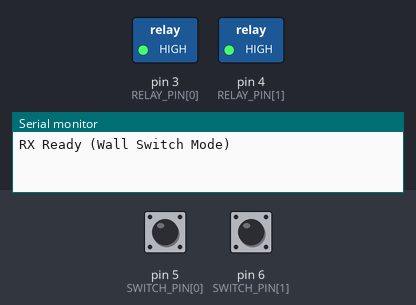
Bench run of a sketch on a simulated Arduino Uno, built with avr-gcc and run on an emulated ATmega328P. On the bench: switched loads named in the sketch (green lamp = pin HIGH), the last lines printed to the serial monitor. Inputs (shaded band) come from the test bench; at power-on: pin 5 (SWITCH_PIN[0]) HIGH, pin 6 (SWITCH_PIN[1]) HIGH. EEPROM starts erased; no radio packets arrive unless stated.

Above: at 1.2 s.
1.3 s: pin 5 (SWITCH_PIN[0]) pulled LOW for 0.15 s
At 1.42 s:
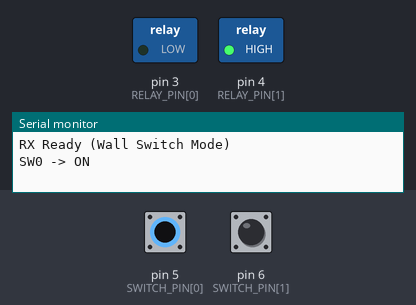
2.9 s: pin 6 (SWITCH_PIN[1]) pulled LOW for 0.15 s
At 3.02 s:
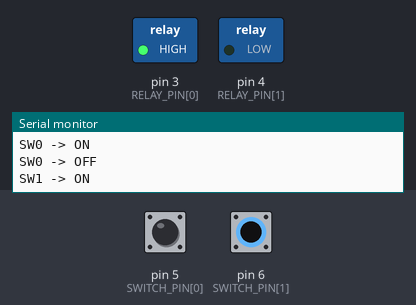
6.5 s: pin 5 (SWITCH_PIN[0]) pulled LOW for 3.2 s
At 10.3 s:
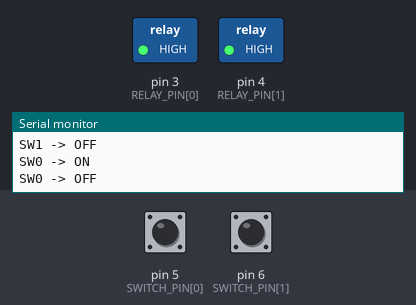
11.2 s: pin 6 (SWITCH_PIN[1]) pulled LOW for 3.2 s
At 12.5 s:
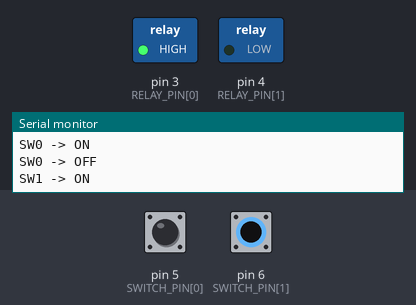
15.9 s: pin 5 (SWITCH_PIN[0]) driven LOW and pin 6 (SWITCH_PIN[1]) driven LOW
At 16.2 s:
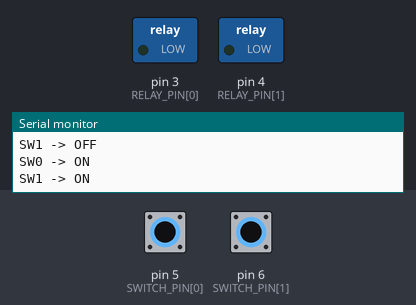
Timing chart, 0 to 18.4 s (numbered marks = the images above; inputs shaded):
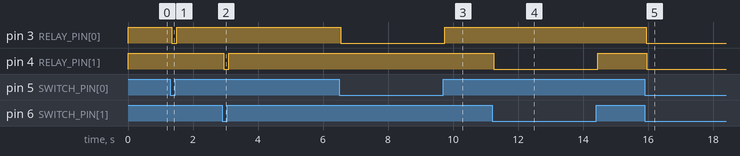

The sketch:

for_arduino_nano.ino
```cpp
#include <SPI.h>
#include <RF24.h>
#include <EEPROM.h>

#define CE_PIN 9
#define CSN_PIN 10

RF24 radio(CE_PIN, CSN_PIN);
const byte pipeRX[6] = "TXA01";
const byte pipeTX[6] = "RXA01";

/* ---------- PINS ---------- */
uint8_t RELAY_PIN[2]  = {3, 4};
uint8_t SWITCH_PIN[2] = {5, 6};

/* ---------- STATES ---------- */
bool loadState[2];

/* ---------- SWITCH DEBOUNCE ---------- */
bool lastReading[2] = {HIGH, HIGH};
bool stableState[2] = {HIGH, HIGH};
unsigned long lastDebounce[2] = {0, 0};
const unsigned long debounceDelay = 50;

/* ---------- RELAY ---------- */
void applyRelay(uint8_t i) {
  // Active-LOW relay module
  digitalWrite(RELAY_PIN[i], loadState[i] ? LOW : HIGH);
}

/* ---------- EEPROM ---------- */
void loadSaved() {
  loadState[0] = EEPROM.read(0) == 1;
  loadState[1] = EEPROM.read(1) == 1;

  applyRelay(0);
  applyRelay(1);
}

void saveState() {
  EEPROM.update(0, loadState[0]);
  EEPROM.update(1, loadState[1]);
}

/* ---------- RF ---------- */
void sendState() {
  uint8_t d = (loadState[0] ? 1 : 0) | (loadState[1] ? 2 : 0);
  uint8_t pkt = (0x8 << 4) | d;

  radio.stopListening();
  radio.write(&pkt, 1);
  radio.startListening();
}

/* ---------- SETUP ---------- */
void setup() {
  Serial.begin(115200);

  for (int i = 0; i < 2; i++) {
    pinMode(RELAY_PIN[i], OUTPUT);
    pinMode(SWITCH_PIN[i], INPUT_PULLUP);
  }

  loadSaved();

  radio.begin();
  radio.setPALevel(RF24_PA_HIGH);
  radio.setDataRate(RF24_250KBPS);
  radio.setChannel(90);
  radio.setCRCLength(RF24_CRC_16);
  radio.openReadingPipe(1, pipeRX);
  radio.openWritingPipe(pipeTX);
  radio.startListening();

  sendState();
  Serial.println("RX Ready (Wall Switch Mode)");
}

/* ---------- LOOP ---------- */
void loop() {

  /* ===== WALL SWITCHES ===== */
  for (int i = 0; i < 2; i++) {
    bool reading = digitalRead(SWITCH_PIN[i]);

    if (reading != lastReading[i]) {
      lastDebounce[i] = millis();
    }

    if (millis() - lastDebounce[i] > debounceDelay) {
      if (reading != stableState[i]) {
        stableState[i] = reading;

        // LOW = switch ON (because INPUT_PULLUP)
        bool newState = (stableState[i] == LOW);

        if (loadState[i] != newState) {
          loadState[i] = newState;
          applyRelay(i);
          saveState();
          sendState();

          Serial.print("SW");
          Serial.print(i);
          Serial.print(" -> ");
          Serial.println(loadState[i] ? "ON" : "OFF");
        }
      }
    }

    lastReading[i] = reading;
  }

  /* ===== RF COMMANDS ===== */
  if (radio.available()) {
    uint8_t pkt;
    radio.read(&pkt, 1);

    uint8_t cmd = pkt >> 4;
    uint8_t d   = pkt & 0x0F;

    if (cmd == 0x1 && d < 2) {
      // Toggle from RF
      loadState[d] = !loadState[d];
    }
    else if (cmd == 0x2) {
      // All OFF
      loadState[0] = false;
      loadState[1] = false;
    }
    else if (cmd == 0x3) {
      // State request
      sendState();
      return;
    }

    applyRelay(0);
    applyRelay(1);
    saveState();
    sendState();

    Serial.println("RF command applied");
  }
}
```

Measured:
- after the input at 1.3 s, pin 3 (RELAY_PIN[0]): HIGH → LOW after 0.05 s, → HIGH 0.15 s later
- after the input at 2.9 s, pin 4 (RELAY_PIN[1]): HIGH → LOW after 0.05 s, → HIGH 0.15 s later
- after the input at 6.5 s, pin 3 (RELAY_PIN[0]): HIGH → LOW after 0.05 s, → HIGH 3.2 s later
- after the input at 11.2 s, pin 4 (RELAY_PIN[1]): HIGH → LOW after 0.05 s, → HIGH 3.2 s later
- after the input at 15.9 s, pin 3 (RELAY_PIN[0]): HIGH → LOW after 0.05 s; pin 4 (RELAY_PIN[1]): HIGH → LOW after 0.06 s
